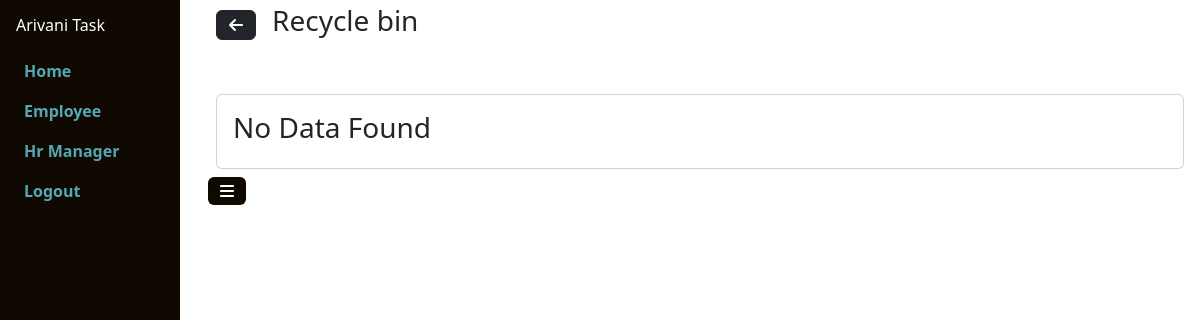
The page /employee/recycleBinPage/ (signed in) on the database as committed earlier.
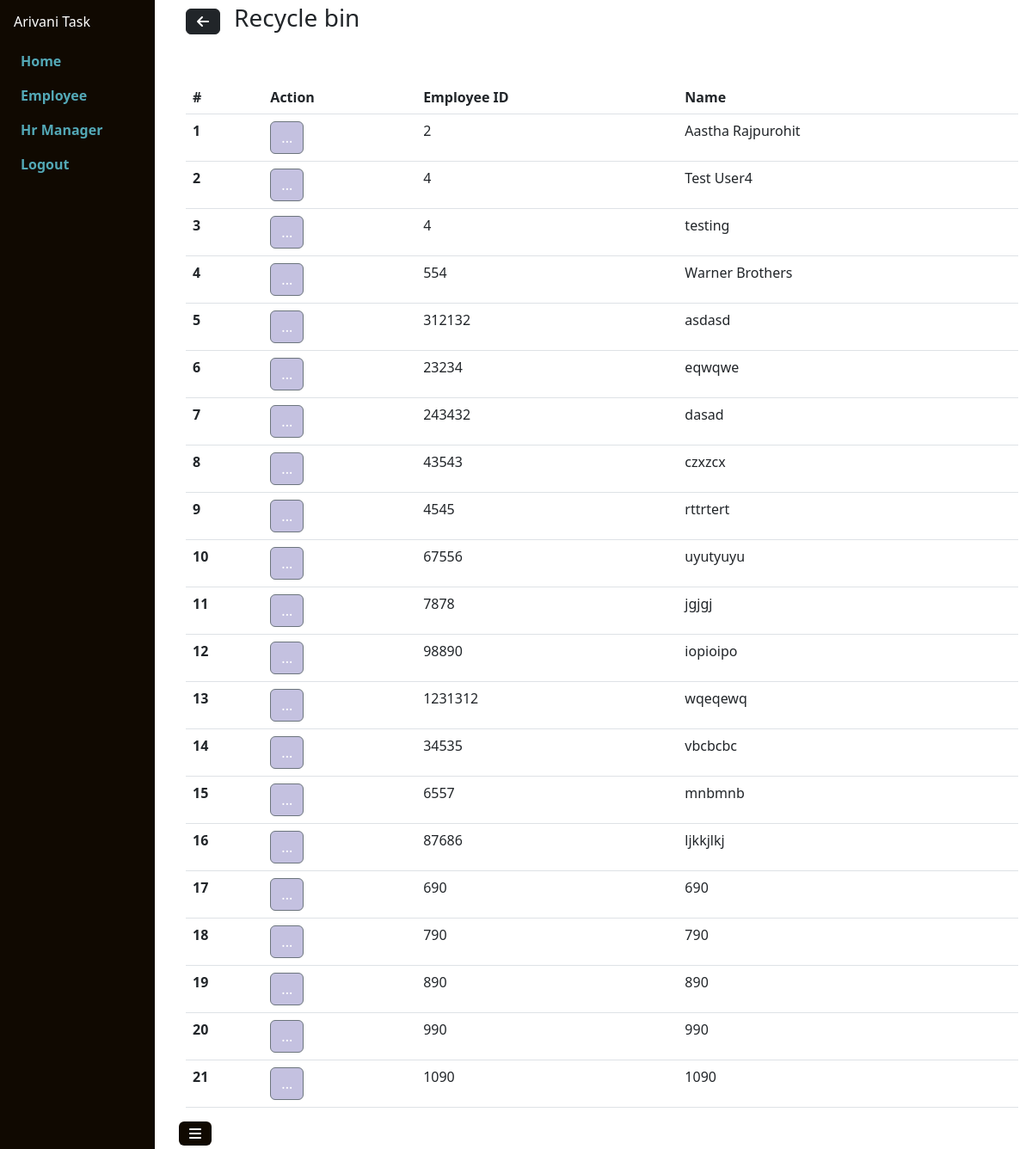
The same page on the database as committed later.
### employee/models.py (models this page shows, shortened)
class Employee(models.Model):
    employeeID=models.IntegerField()
    name=models.CharField(max_length=70)
    is_deleted=models.BooleanField(default=0)
    created_by=models.ForeignKey(User, on_delete=models.CASCADE,related_name="created_employee",null=True)
    updated_by=models.ForeignKey(User, on_delete=models.CASCADE,related_name="updated_employee",null=True)
    created_at=models.DateTimeField(auto_now_add=True,null=True)
    updated_at = models.DateTimeField(null=True)
    deleted_at = models.DateTimeField(null=True)
    deleted_by = models.ForeignKey(User, on_delete=models.CASCADE,related_name="deleted_employee",null=True)
    restored_at = models.DateTimeField(null=True)
    restored_by = models.ForeignKey(User, on_delete=models.CASCADE,related_name="restored_employee",null=True)
    status = models.BooleanField(default=True)

### employee/views.py (the view)
# urls.py: path('recycleBinPage/',recycleBinPage,name="recycleBinPage_emp"),
def recycleBinPage(request):
    if request.user.is_authenticated:
        logged_in_user = request.user.id
        if request.method=='GET':
            title = 'emp'
            emp = Employee.objects.all().filter(is_deleted=1,created_by=logged_in_user)
            data={
                'title':title,
                'employees':emp
            }
            return render(request,'recycle_bin/recycle_bin.html',data)
        else:
            return render(request, 'recycle_bin/recycle_bin.html',{'error':'Bad Request'})
    else:
        return redirect("loginUserPage")

### templates/recycle_bin/recycle_bin.html (shortened to what this page needs)
{% extends "base/base.html" %}
{% load static %}
{% block content %}
<link href="{% static 'css/recycle_bin/recycle_bin.css' %}" rel="stylesheet"/>
<div class="container">
<div class="header_recyclebin">
    {% if title == 'emp' %}
    <a class="btn btn-dark" href="{% url 'employeePage' %}"><i class="fa-solid fa-arrow-left"></i></a> <h3 class="ms-3">Recycle bin</h3>
    {% elif title == 'hr' %}
    <a class="btn btn-dark" href="{% url 'hr_home' %}"><i class="fa-solid fa-arrow-left"></i></a> <h3 class="ms-3">Recycle bin</h3>
    {% endif %}
</div>
<div class="row">
    {% if title == 'emp' %}
    <div class="mt-5">
        {% if employees %}
        <table class="table">
            <thead>
              <tr>
                <th scope="col">#</th>
                <th scope="col">Action</th>
                <th scope="col">Employee ID</th>
                <th scope="col">Name</th>
              </tr>
            </thead>
            <tbody id="table_data">
                {% for item in employees %}
                <tr>
                    <th scope="row">{{forloop.counter}}</th>
                    <td>
                        <div class="dropdown">
                            <button class="btn btn-secondary " style="background:#c4c1e0" type="button" data-bs-toggle="dropdown" aria-expanded="false">
                              ...
                            </button>
                          </div>
                    </td>
                    <td>{{ item.employeeID }}</td>
                    <td>{{ item.name }}</td>
                </tr>
                {% endfor %}
            </tbody>
          </table>
          {% else %}
          <div class="card mb-2">
            <div class="card-body">
              <h3>No Data Found</h3>
            </div>
          </div>
          {% endif %}
    </div>
    {% endif %}
</div>
</div>
{% endblock content %}

Rows that differ between the two databases and show on the page:
now on this page (row edited): Employee: employeeID "2", name "Aastha Rajpurohit"
now on this page (row edited): Employee: employeeID "4", name "Test User4"
added Employee: employeeID "4", name "testing"
added Employee: employeeID "554", name "Warner Brothers"
added Employee: employeeID "312132", name "asdasd"
added Employee: employeeID "23234", name "eqwqwe"
added Employee: employeeID "243432", name "dasad"
added Employee: employeeID "43543", name "czxzcx"
added Employee: employeeID "4545", name "rttrtert"
added Employee: employeeID "67556", name "uyutyuyu"
added Employee: employeeID "7878", name "jgjgj"
added Employee: employeeID "98890", name "iopioipo"
added Employee: employeeID "1231312", name "wqeqewq"
added Employee: employeeID "34535", name "vbcbcbc"
added Employee: employeeID "6557", name "mnbmnb"
added Employee: employeeID "87686", name "ljkkjlkj"
added Employee: employeeID "690", name "690"
added Employee: employeeID "790", name "790"
added Employee: employeeID "890", name "890"
added Employee: employeeID "990", name "990"
added Employee: employeeID "1090", name "1090"
Other text that changed with them:
text no longer shown: "No Data Found"
text now shown: "# Action Employee ID Name"
